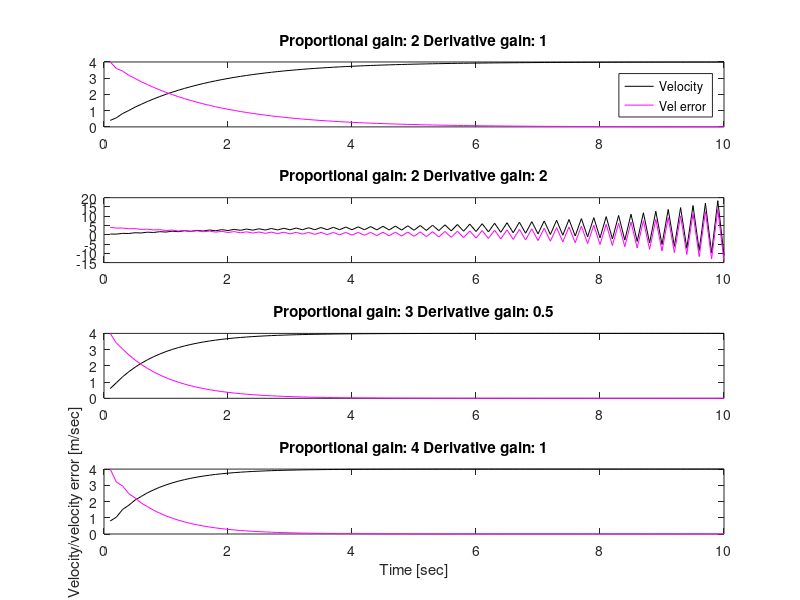
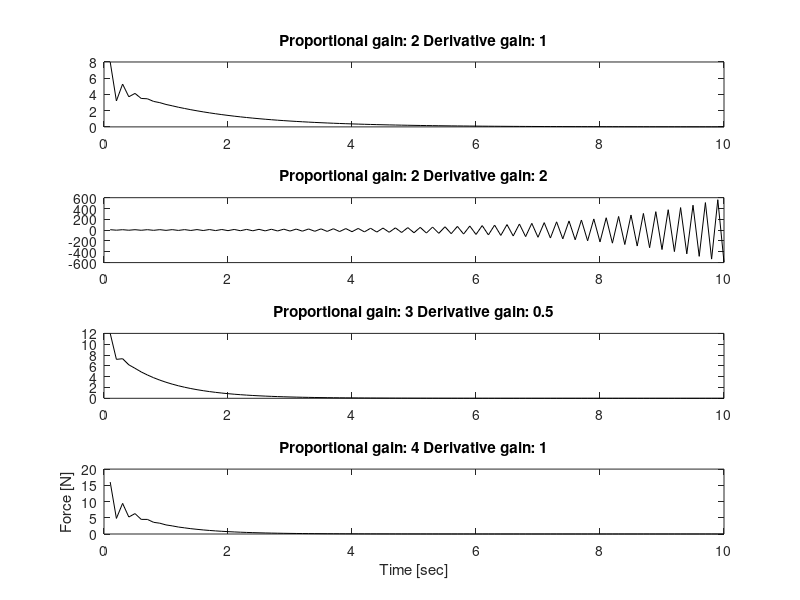

Recreate these plots in MATLAB, in order.
%Written by Thrishantha Nanayakkara
% For the book: Intelligent Systems with an Introduction to System of
% Systems Control
% The goal of this controller is to accelerate a mass to a desired
% velocity. The performance of the controller is reflected in the size of
% the control command needed, the overshoot, time to settle, and the steady
% state error.

M = 2; % The mass is 2kg
desired_vel = 4; % The desired velocity is 4 m/second
Gain = [2 1 0;
    2 2 0;
    3 0.5 0;
    4 1 0]; % A set of gain vectors we are going to try

%[P_gain D_gain I_gain] The integral gain: this is not used in many industrial applications due to stability issues
T = 0.1; % Sampling interval is 10 msec
% The problem: what force or sequence of forces will achieve this?
for gain_index = 1:4
    %First we study a conventional PID controller often found in the industry
    vel = 0; %Inititial velocity is zero
    data = [];
    P_gain = Gain(gain_index,1);
    D_gain = Gain(gain_index,2);
    vel_error = desired_vel - vel; %Velocity error
    
    for index = 1:100
        prev_vel_error = vel_error;
        vel_error = desired_vel - vel; %Velocity error
        force = P_gain*vel_error + D_gain*(vel_error - prev_vel_error)/T; % Force is calculated like this
        
        accel = force/M;
        vel = vel + accel*T;
        data = [data;[index*T vel vel_error force]];
    end
    
    Time = data(:,1);
    velocities = data(:,2);
    vel_errors = data(:,3);
    figure(1)
    subplot(4,1,gain_index);
    plot(Time,velocities,'k-',Time,vel_errors,'m-');
    title(['Proportional gain: ' num2str(Gain(gain_index,1)), ' Derivative gain: ' num2str(Gain(gain_index,2))]);
    if gain_index == 1
        legend('Velocity','Vel error');
    end
    if gain_index == 4
        xlabel('Time [sec]');
        ylabel('Velocity/velocity error [m/sec]');
    end
    hold on;
    
    Force = data(:,4); 
    figure(2)
    subplot(4,1,gain_index);
    plot(Time,Force,'k-');
    title(['Proportional gain: ' num2str(Gain(gain_index,1)), ' Derivative gain: ' num2str(Gain(gain_index,2))]);
    if gain_index == 4
        xlabel('Time [sec]');
        ylabel('Force [N]');
    end
    hold on;
    
end
